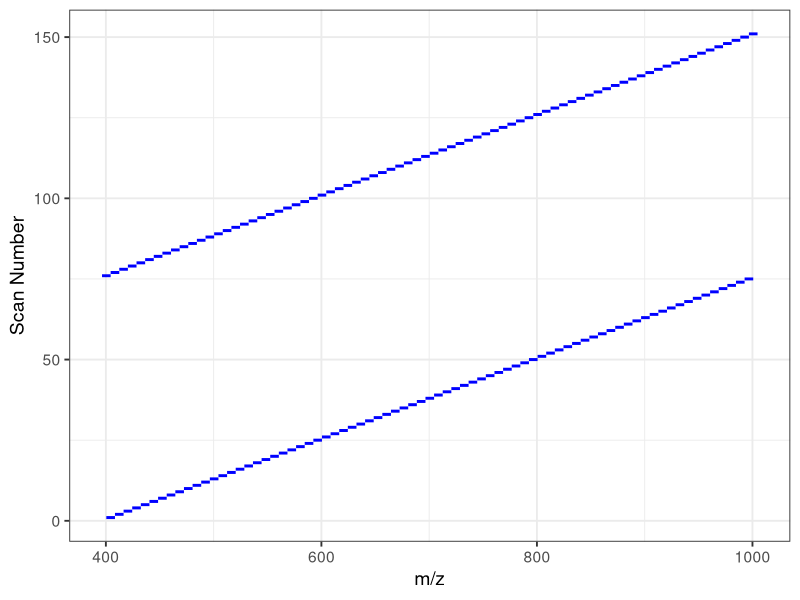

This figure's R source:

# -------------------------------------------------------------------------


library(tidyverse)

# -------------------------------------------------------------------------


start_mz <- 400
stop_mz <- 1000

# For the HFX, Exploris480 and Ecclipse use 75 windows
# For the QE, QE-HF use 25 windows

num_windows <- 75

optimalMzIncrement <- 1.00045475

optimalMzConstant <- 0.25
# optimalMzConstant <- 0.241469079

increment <- ceiling((stop_mz - start_mz)/num_windows)


# Cycle 1 -----------------------------------------------------------------


cycle_1 <- data.frame(index = 0:(num_windows-1))

cycle_1$left <- start_mz + increment*cycle_1$index
cycle_1$right <- start_mz + increment*(cycle_1$index + 1)

cycle_1 <- cycle_1 %>% 
  mutate(start_mz = ceiling(left / optimalMzIncrement) * optimalMzIncrement + optimalMzConstant,
         stop_mz = ceiling(right / optimalMzIncrement) * optimalMzIncrement + optimalMzConstant,
         delta_mz = stop_mz - start_mz,
         center_mz = (stop_mz + start_mz) / 2) %>% 
  select(index, start_mz, center_mz, stop_mz, delta_mz)

 

# Cycle 2 -----------------------------------------------------------------


cycle_2 <- data.frame(index = 0:(num_windows))

cycle_2$left <- start_mz + increment*cycle_2$index - (0.5*increment)
cycle_2$right <- start_mz + increment*(cycle_2$index + 1) - (0.5*increment)

cycle_2 <- cycle_2 %>% 
  mutate(start_mz = ceiling(left / optimalMzIncrement) * optimalMzIncrement + optimalMzConstant,
         stop_mz = ceiling(right / optimalMzIncrement) * optimalMzIncrement + optimalMzConstant,
         delta_mz = stop_mz - start_mz,
         center_mz = (stop_mz + start_mz) / 2) %>% 
  select(index, start_mz, center_mz, stop_mz, delta_mz)


# Window Scheme -----------------------------------------------------------

window_scheme <- rbind(cycle_1, cycle_2) %>% 
  mutate(time = 1:nrow(.)) %>% 
  select(time, everything(), -index)

ggplot(window_scheme) +
  geom_linerange(aes(y = time, xmin = start_mz, xmax = stop_mz), size = 1, color = "blue") +
  theme_bw(base_size = 14) +
  labs(y = "Scan Number",
       x = "m/z")


# export ------------------------------------------------------------------



write_csv(window_scheme, file = paste0("DIA_wide-window_", start_mz, "_", stop_mz, "mz_", num_windows, "x", increment, "mz-ol",".csv"))
write_csv(window_scheme, file = paste0("DIA_GPF_", start_mz, "_", stop_mz, "mz_", num_windows, "x", increment, "mz-ol",".csv"))

